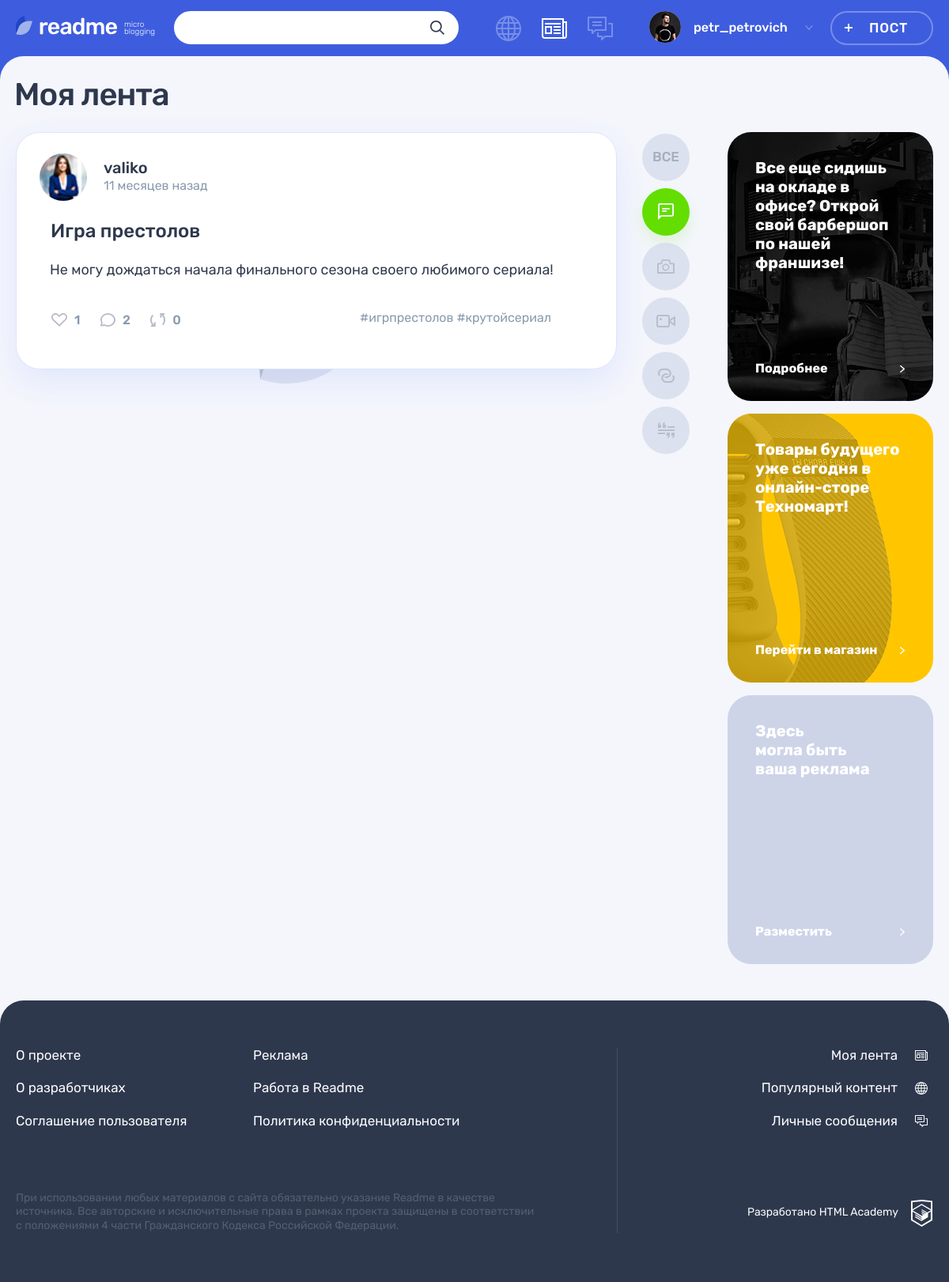
Screenshot of /feed.php?type=text (signed in) with the database file from the repository.
### tables this page shows
CREATE TABLE posts (
    id INT PRIMARY KEY NOT NULL AUTO_INCREMENT,
    published_at TIMESTAMP DEFAULT CURRENT_TIMESTAMP,
    title VARCHAR(45) NOT NULL,
    text_content VARCHAR(200),
    quote_author VARCHAR(45),
    picture VARCHAR(100),
    video VARCHAR(100),
    link VARCHAR(100),
    watch_count INT,
    user_id INT NOT NULL,
    INDEX user_ind (user_id),
    FOREIGN KEY (user_id)
        REFERENCES users(id)
        ON DELETE CASCADE,

    type_id INT NOT NULL,
    INDEX type_ind (type_id),
    FOREIGN KEY (type_id)
        REFERENCES content_types(id)
        ON DELETE CASCADE
);

CREATE TABLE users (
    id INT PRIMARY KEY NOT NULL AUTO_INCREMENT,
    created_at TIMESTAMP DEFAULT CURRENT_TIMESTAMP,
    email VARCHAR(45) NOT NULL,
    UNIQUE INDEX email_ind (email),
    login VARCHAR(45) NOT NULL,
    UNIQUE INDEX user_login_ind (login),
    password VARCHAR(200),
    avatar VARCHAR(100)
);

CREATE TABLE content_types (
    id INT PRIMARY KEY NOT NULL AUTO_INCREMENT,
    title VARCHAR(30) NOT NULL,
    classname VARCHAR(30) NOT NULL
);

### hashtags.php (called while the page is built)
<?php
require_once('helpers.php');
$connect = db_set_connection();
$sql_hashtag_query = "SELECT hashtags.hashtag, hp.post_id
                      FROM hashtags
                            LEFT JOIN hashtags_posts hp ON hashtags.id = hp.hashtag_id
                            ORDER BY post_id";
$sql_hashtags = db_get_query('all', $connect, $sql_hashtag_query);
$hashtags = [];
foreach ($sql_hashtags as $sql_hashtag) {
    $post_id = $sql_hashtag['post_id'];
    if (empty($hashtags[$post_id])) {
        $hashtags[$post_id] = [];
    }
    array_push($hashtags[$post_id], $sql_hashtag['hashtag']);
}

### templates/feed-layout.php (the view, shortened to what this page needs)
<main class="page__main page__main--feed">
    <div class="container">
        <h1 class="page__title page__title--feed">Моя лента</h1>
    </div>
    <div class="page__main-wrapper container">
        <section class="feed">
            <div class="feed__main-wrapper">
                <div class="feed__wrapper">
                    <?php foreach ($posts as $post): ?>
                    <article class="feed__post post post-<?php echo $post['classname']; ?>">
                        <header class="post__header post__author">
                            <a class="post__author-link" href="<?php echo('/profile.php' . '?user_id=' . $post['user_id']) . '&tab=posts';?>" title="Автор">
                                <div class="post__avatar-wrapper">
                                    <?php if (!empty($post['avatar'])): ?>
                                    <img class="post__author-avatar" src="../uploads/avatars/<?php echo $post['avatar']; ?>" alt="Аватар пользователя" width="60" height="60">
                                    <?php endif; ?>
                                </div>
                                <div class="post__info">
                                    <b class="post__author-name"><?=$post['login']; ?></b>
                                    <span class="post__time"><?=get_date_interval_format(date_create($post['published_at']), 'назад');?></span>
                                </div>
                            </a>
                        </header>
                        <div class="post__main">
                        <?php if ($post['classname'] === 'photo'): ?>
                            <h2><a href="#"><?=$post['title'];?></a></h2>
                            <div class="post-photo__image-wrapper">
                                <img src="uploads/<?php echo $post['picture'];?>" alt="Фото от пользователя" width="760" height="396">
                            </div>
                        <?php elseif ($post['classname'] === 'text'): ?>
                            <h2><a href="#"><?=$post['title'];?></a></h2>
                            <p><?=get_cut_text($post['text_content']);?></p>
                        <?php endif; ?>
                        </div>
                        <footer class="post__footer post__indicators">
                            <div class="post__buttons">
                                <a class="post__indicator post__indicator--likes button" href="<?php echo('/likes.php' . '?post_id=' . $post['id'])?>" title="Лайк">
                                    <svg class="post__indicator-icon" width="20" height="17">
                                        <use xlink:href="#icon-heart"></use>
                                    </svg>
                                    <span><?=$post['total_likes'];?></span>
                                </a>
                                <a class="post__indicator post__indicator--comments button" href="#" title="Комментарии">
                                    <svg class="post__indicator-icon" width="19" height="17">
                                        <use xlink:href="#icon-comment"></use>
                                    </svg>
                                    <span><?=$post['total_comm'];?></span>
                                </a>
                                <a class="post__indicator post__indicator--repost button" href="<?php echo('/repost.php' . '?post_id=' . $post['id']);?>" title="Репост">
                                    <svg class="post__indicator-icon" width="19" height="17">
                                        <use xlink:href="#icon-repost"></use>
                                    </svg>
                                    <span><?=$post['repost_count'];?></span>
                                </a>
                            </div>
                            <ul class="post__tags">
                                <?php if (key_exists($post['id'], $hashtags)):?><?php foreach ($hashtags[$post['id']] as $hashtag): ?>
                                    <li><a href="<?php echo('search.php' . '?q=%23' . $hashtag);?>">#<?=$hashtag;?>
                                    <?php endforeach;?></a></li>
                                <?php endif;?>
                            </ul>
                        </footer>
                    </article>
                    <?php endforeach; ?>
                </div>
            </div>
            <ul class="feed__filters filters">
                <li class="feed__filters-item filters__item">
                    <a class="filters__button <?php if ($type_classname == ''): echo('filters__button--active');?>
                        <?php endif; ?>" href="<?php echo $url; ?>">
                        <span>Все</span>
                    </a>
                </li>
                <?php foreach ($types as $type):?>
                <li class="feed__filters-item filters__item">
                    <a class="filters__button filters__button--<?php echo $type['classname']; ?> button <?php if ($type['classname'] === $type_classname):?><?php echo('filters__button--active');?><?php endif;?>" href="<?php echo($url . '?type=' . $type['classname']);?>">
                        <svg class="filters__icon"
                        <?php if ($type['classname'] === 'photo'): ?>
                            <?php echo 'width="22" height="18"'; ?>
                        <?php elseif ($type['classname'] === 'video'): ?>
                            <?php echo 'width="24" height="16"'; ?>
                        <?php elseif ($type['classname'] === 'text'): ?>
                            <?php echo 'width="20" height="21"'; ?>
                        <?php elseif ($type['classname'] === 'quote'): ?>
                            <?php echo 'width="21" height="20"'; ?>
                        <?php elseif ($type['classname'] === 'link'): ?>
                            <?php echo 'width="21" height="18"'; ?>
                        <?php endif; ?>>
                            <use xlink:href="#icon-filter-<?php echo $type['classname']; ?>"></use>
                        </svg>
                    </a>
                </li>
                <?php endforeach; ?>
            </ul>
        </section>
        <aside class="promo">
            <article class="promo__block promo__block--barbershop">
                <p class="promo__text">
                    Все еще сидишь на окладе в офисе? Открой свой барбершоп по нашей франшизе!
                </p>
                <a class="promo__link" href="#">
                    Подробнее
                </a>
            </article>
            <article class="promo__block promo__block--technomart">
                <p class="promo__text">
                    Товары будущего уже сегодня в онлайн-сторе Техномарт!
                </p>
                <a class="promo__link" href="#">
                    Перейти в магазин
                </a>
            </article>
            <article class="promo__block">
                <p class="promo__text">
                    Здесь<br> могла быть<br> ваша реклама
                </p>
                <a class="promo__link" href="#">
                    Разместить
                </a>
            </article>
        </aside>
    </div>
</main>

### helpers.php (shortened to what this page needs)
<?php
function get_noun_plural_form(int $number, string $one, string $two, string $many): string
{
    $number = (int)$number;
    $mod100 = $number % 100;
    switch (true) {
        case ($mod100 >= 11 && $mod100 <= 20):
            return $many;
    }
}
function include_template($name, array $data = [])
{
    $name = 'templates/' . $name;
    extract($data);
    require $name;
    $result = ob_get_clean();
    return $result;
}
function get_cut_text($text, $symbol_amount = 300)
{
    if (mb_strlen($text) < $symbol_amount) {
        return "<p>$text</p>";
    };
}
function get_date_interval_format($date, $word)
{
    $current_date = date_create('now');
    $date_interval = date_diff($date, $current_date);
    $week = floor($date_interval->d / 7);
    if ($date_interval->m >= 1) {
        return $date_interval->m . " " . get_noun_plural_form($date_interval->m, 'месяц', 'месяца', 'месяцев') . " " . $word;
    } elseif ($week >= 1) {
        return $week . " " . get_noun_plural_form($week, 'неделя', 'недели', 'недель') . " " . $word;
    } elseif ($date_interval->d >= 1) {
        return $date_interval->d . " " . get_noun_plural_form($date_interval->d, 'день', 'дня', 'дней') . " " . $word;
    } elseif ($date_interval->h >= 1) {
        return $date_interval->h . " " . get_noun_plural_form($date_interval->h, 'час', 'часа', 'часов') . " " . $word;
    };
    return $date_interval->i . " " . get_noun_plural_form($date_interval->i, 'минута', 'минуты', 'минут') . " " . $word;
}
function db_get_query($value, $connect, $sql)
{
    $result = mysqli_query($connect, $sql);
    if ($value == 'all') {
        return mysqli_fetch_all($result, MYSQLI_ASSOC);
    } elseif ($value == 'assoc') {
        return mysqli_fetch_assoc($result);
    } else {
        die("Уточните передаваемые данные");
    };
}

### rows the page displays
posts: user.avatar (picture), user.login "valiko", published_at "11 месяцев назад", title "Игра престолов", text_content "Не могу дождаться начала финального сезона своего любимого сериала!", total_likes "1", total_comm "2", repost_count "0", id "игрпрестолов", id "крутойсериал"

### other values shown
$user_name "petr_petrovich"
